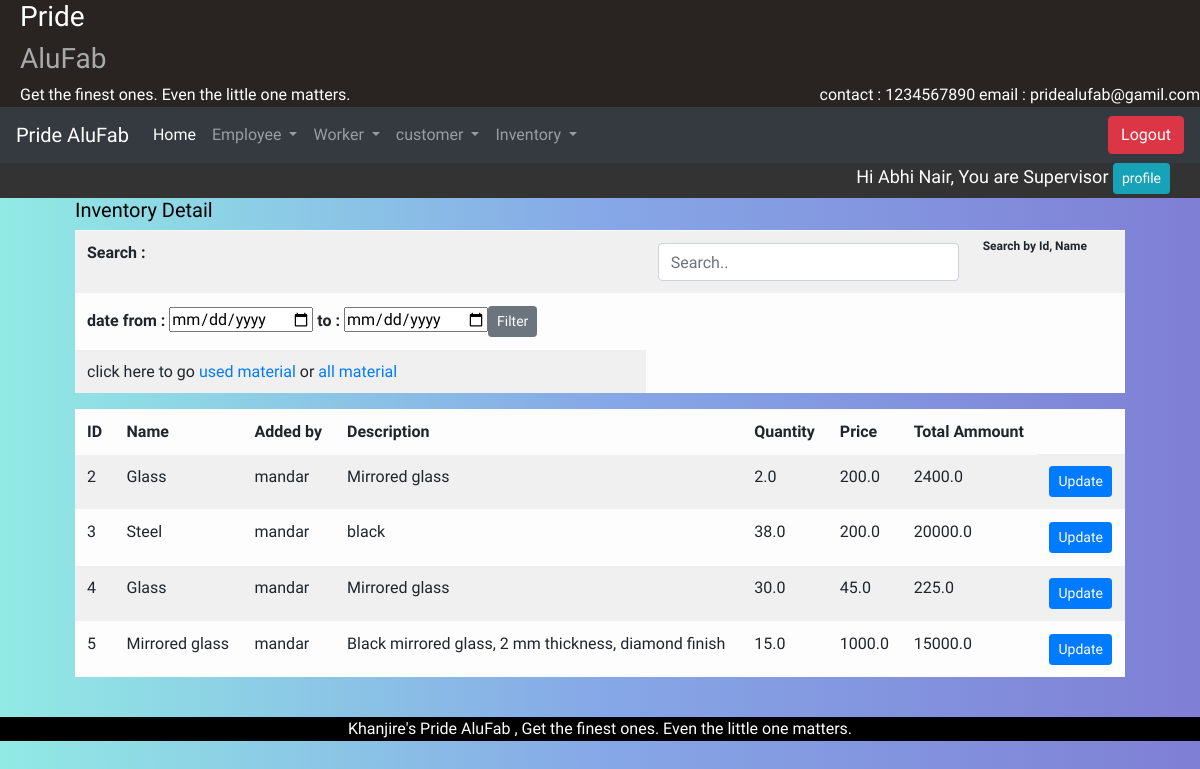
The app's page /DetailInv (signed in), older data.
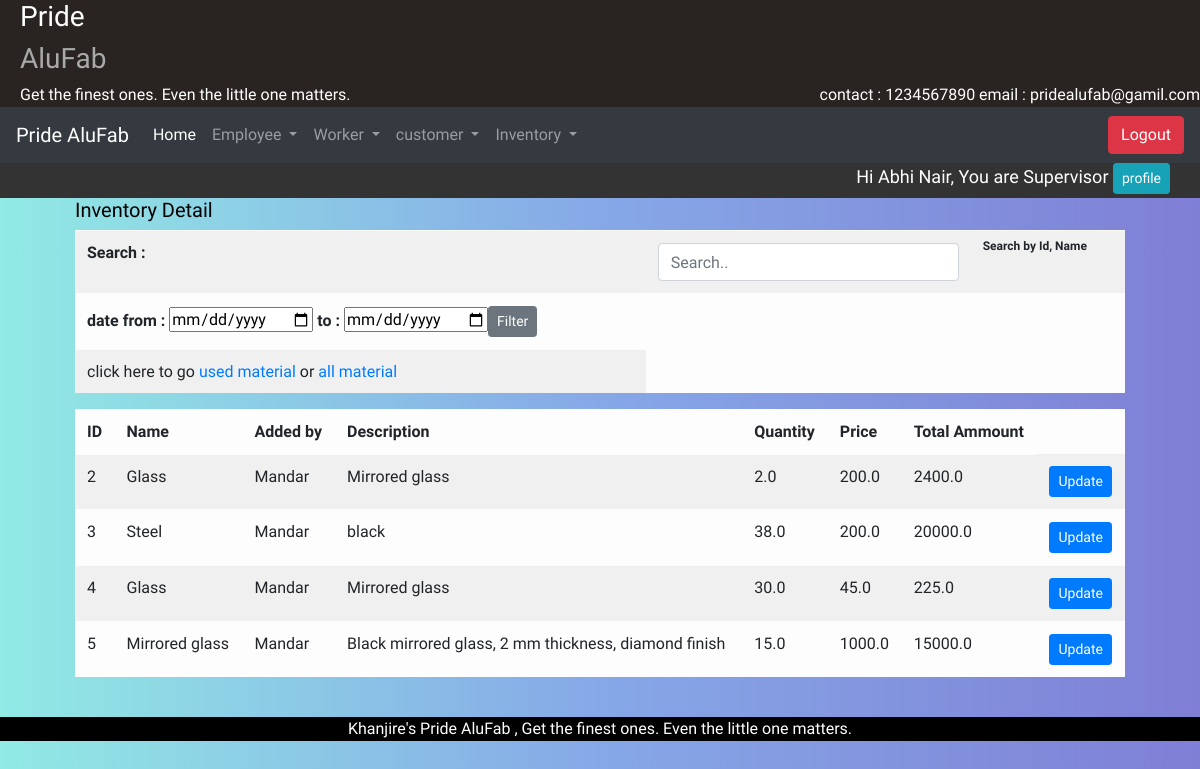
The same page, newer data.
### alufab/models.py (models this page shows, shortened)
class material_inventory(models.Model):
    Emp_id = models.ForeignKey(Employee, on_delete=models.CASCADE)
    material_name=models.CharField(max_length=20)
    matrial_description=models.CharField(max_length=100)
    quantity = models.FloatField(default=0)
    price = models.FloatField(default=0)
    total_amt = models.FloatField(default=0)
    is_user = models.BooleanField(default=False)

class Employee(models.Model):
    Emp_id = models.ForeignKey(User, on_delete=models.CASCADE)
    phono = models.IntegerField(default=0)
    Address = models.CharField(default=' ',max_length=100)
    city = models.CharField(default='Ichalkaranji',max_length=20)
    de = [
        ('Manager','Manager'),
        ('Supervisor','Supervisor'),
        ('Admin', 'Admin')
    ]
    designation = models.CharField(max_length=10, choices=de)
    Paymentperday = models.FloatField(default=0)
    is_working=models.BooleanField(default=True)

### alufab/views.py (the view)
# urls.py: path('DetailInv', views.DetailInv,name='DetailInv'),
def DetailInv(request):
    obj=material_inventory.objects.filter(is_user=False)
    empid = request.user.id
    desig = Employee.objects.get(Emp_id=empid)
    data={'obj':obj,'desig':desig}
    return render(request, 'alufab/material_inventory_list.html', data)

### templates/alufab/material_inventory_list.html (shortened to what this page needs)
{% extends 'home.html' %}
{% block content %}
<div class="detail_view">
    <h5>Inventory Detail</h5>
    <table class="table table-light table-responsive-sm table-striped table_detail">
        <tr><Th colspan="3">Search : </Th><th colspan="3"><input class="form-control" id="myInput" type="text" placeholder="Search.."></th><th><sub>Search by Id, Name </sub></th></tr>
<tr>
    <th><form method="get" action="{% url 'filterCustomer' %}">date from : <input type="date" name="from"/> to : <input type="date" name="to"/><button type="submit" name="filter" class="btn btn-secondary btn-sm">Filter</button></form></th>
</tr>
<tr>
  <td>click here to go <a href="{% url 'DetailInv1' %}">used material</a> or <a href="{% url 'DetailInv0' %}">all material</a></td>
</tr>
    </table>
    <table class="table table-light table-responsive-sm table-striped table_detail" id="myTable">
      <thead>
          <tr>
                <th class="sort">ID</th>
                <th class="sort">Name</th>
                <th class="sort">Added by</th>
                <th class="sort">Description</th>
                <th class="sort">Quantity</th>
                <th class="sort">Price</th>
                <th class="sort">Total Ammount</th>
            </tr
          </thead>
          <tbody>
            {%for i in obj%}
            <tr>
                <td><label>{{i.id}}</label></td>
                <td><label>{{i.material_name}}</label></td>
                <td><label>{{i.Emp_id.Emp_id}}</label></td>
                <td><label>{{i.matrial_description}}</label></td>
                <td><label>{{i.quantity}}</label></td>
                <td><label>{{i.price}}</label></td>
                <td><label>{{i.total_amt}}</label></td>
                <td><a href="{% url 'UpdateInventory' i.id%}"><button class="btn btn-sm btn-primary">Update</button></a></td>
            </tr>
            {%endfor%}
          </tbody>
        </table>
</div>
<br>
{% endblock %}

Row changes from the older to the newer data that the page shows:
changed through a linked row, material_inventory id 2: Emp_id.Emp_id "mandar" → "Mandar"
changed through a linked row, material_inventory "Steel": Emp_id.Emp_id "mandar" → "Mandar"
changed through a linked row, material_inventory id 4: Emp_id.Emp_id "mandar" → "Mandar"
changed through a linked row, material_inventory "Black mirrored glass, 2 mm thickness, diamond finish": Emp_id.Emp_id "mandar" → "Mandar"
